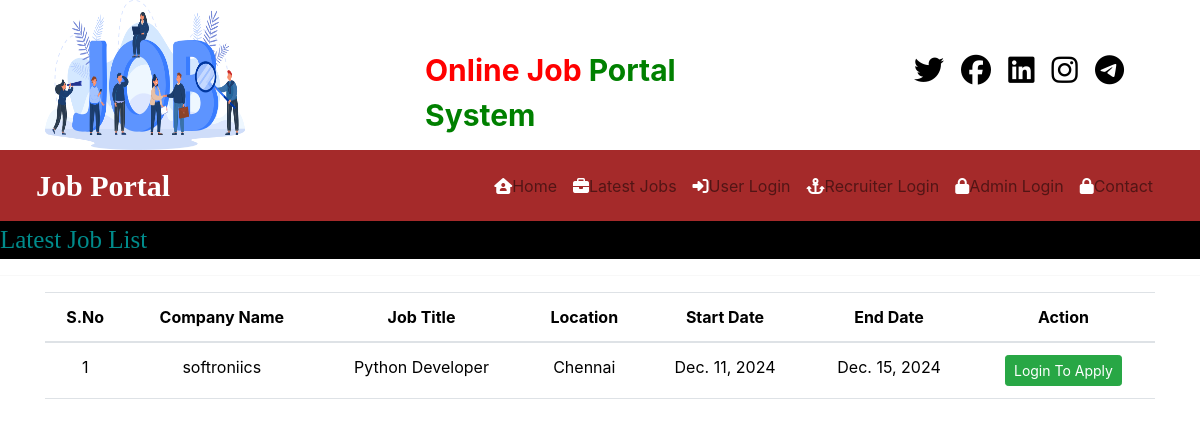
/latest_jobs/, run on an earlier commit of the app's database.
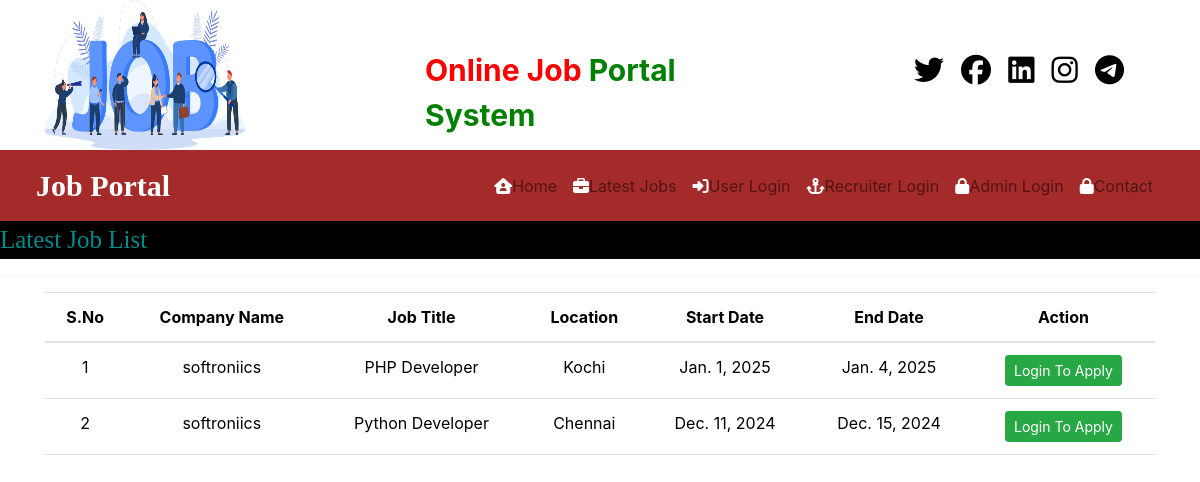
And on a later commit of the database.
### JobportalApp/models.py (models this page shows, shortened)
class Job(models.Model):
    recruiter = models.ForeignKey(Recruiter, on_delete=models.CASCADE)
    start_date = models.DateField()
    end_date = models.DateField()
    title = models.CharField(max_length=10)
    salary = models.FloatField(max_length=100)
    image = models.FileField(max_length=15)
    description = models.CharField(max_length=300)
    experience = models.CharField(max_length=50)
    location = models.CharField(max_length=100)
    skills = models.CharField(max_length=100)
    creationdate = models.DateField()

class Recruiter(models.Model):
    user = models.ForeignKey(User, on_delete=models.CASCADE)
    mobile = models.CharField(max_length=15, null=True)
    image = models.FileField(null=True)
    gender = models.CharField(max_length=10, null=True)
    company = models.CharField(max_length=10, null=True)
    type = models.CharField(max_length=15, null=True)
    status = models.CharField(max_length=25, null=True)

### JobportalApp/views.py (the view)
# urls.py: path('latest_jobs/', views.latest_jobs, name='latest_jobs'),
def latest_jobs(request):
    data = Job.objects.all().order_by('-start_date')
    d = {'data': data}
    return render(request, "latest_jobs.html", d)

### templates/latest_jobs.html (shortened to what this page needs)
{% load static %}
{% block body %}
{% include 'Navigration.html' %}
<marquee style="font-family: Monotype Corsiva; font-size:25px; color:darkcyan; background-color:black;">
    Latest Job List
</marquee>
<hr>
<div class="container">
    <table class="table table-hover">
    <thead>
    <tr style="background-color: #DEB887 !important;" id="example">
        <th>S.No</th>
        <th>Company Name</th>
        <th>Job Title</th>
        <th>Location</th>
        <th>Start Date</th>
        <th>End Date</th>
        <th>Action</th>
    </tr>
    </thead>
    <tbody>
    {% for i in data %}
    <tr>
        <td>{{ forloop.counter }}</td>
        <td>{{ i.recruiter.company }}</td>
        <td>{{ i.title }}</td>
        <td>{{ i.location }}</td>
        <td>{{ i.start_date }}</td>
        <td>{{ i.end_date }}</td>
        <td>
            <a href="{% url 'user_login' %}" class="btn btn-success btn-sm">Login To Apply</a>
        </td>
    </tr>
    {% endfor %}
    </tbody>
</table>
</div>
{% endblock body %}

What changed in the data, as far as the page shows it:
added Job: recruiter.company "softroniics", title "PHP Developer", location "Kochi", start_date "Jan. 1, 2025", end_date "Jan. 4, 2025"
